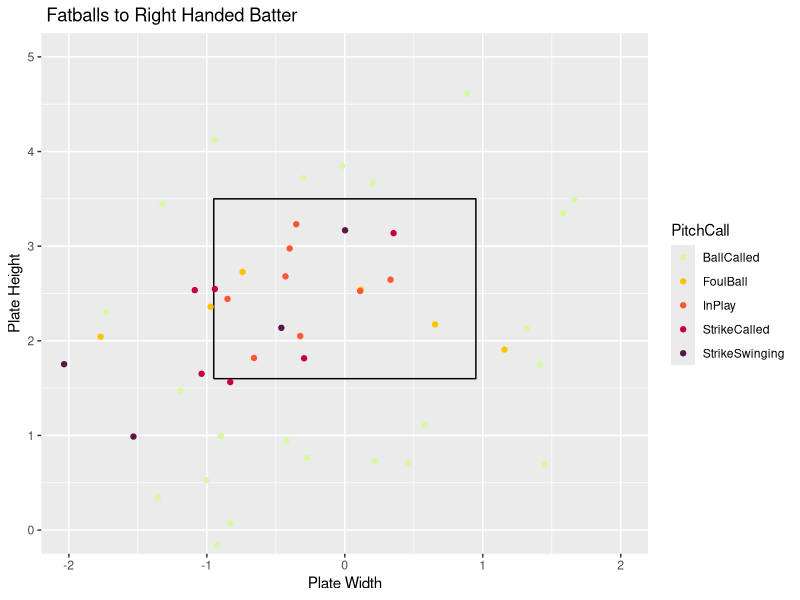
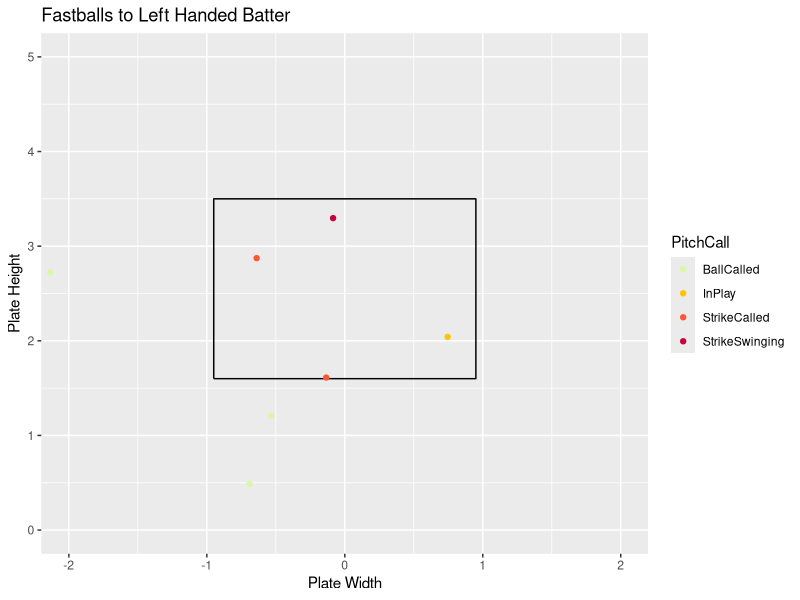

Recreate these plots in R, in order.
## ---- chunk 1
knitr::opts_chunk$set(fig.align = "center", fig.width = 4, fig.height = 4, comment = NA, message = FALSE, warning = FALSE, echo = FALSE)
library(readr)
library(dplyr)
library(ggplot2)
library(tidyverse)
Master <- read_csv("Master.csv")
Pitcher <- Master %>%
  filter(Pitcher == "Lowder, Joseph")
x <- c(-.95,.95,.95,-.95,-.95)
z <- c(1.6,1.6,3.5,3.5,1.6)
sz <- data_frame(x, z)
## ---- chunk 2
FastballsThrownR <- Pitcher %>%
  filter(TaggedPitchType == "Fastball" & BatterSide == "Right" & RelSpeed)
ggplot() +
  geom_path(data = sz, aes(x = x, y = z)) +
  coord_equal() +
  xlab("Plate Width") +
  ylab("Plate Height") +
  ggtitle(" Fatballs to Right Handed Batter") +
  geom_point(data = FastballsThrownR,aes(x = PlateLocSide, y = PlateLocHeight, color = PitchCall)) +
  coord_cartesian(xlim = c(-2, 2), ylim = c(0, 5)) +
  scale_color_discrete(limits = c("StrikeSwinging" ,"StrikeCalled", "BallCalled", "HitByPitch", "InPlay", "FoulBall", "Undefined")) +
  scale_color_manual(values = c("#DAF7A6","#FFC300", "#FF5733", "#C70039", "#581845", "#000000", "#009E73"))
## ---- chunk 3
FastballsThrownL <- Pitcher %>%
  filter(TaggedPitchType == "Fastball" & BatterSide == "Left")
ggplot() +
  geom_path(data = sz, aes(x = x, y = z)) +
  coord_equal() +
  xlab("Plate Width") +
  ylab("Plate Height") +
  ggtitle("Fastballs to Left Handed Batter") +
  geom_point(data = FastballsThrownL,aes(x = PlateLocSide, y = PlateLocHeight, color = PitchCall)) +
  coord_cartesian(xlim = c(-2, 2), ylim = c(0, 5)) +
  scale_color_discrete(limits = c("StrikeSwinging" ,"StrikeCalled", "BallCalled", "HitByPitch", "InPlay", "FoulBall", "Undefined")) +
  scale_color_manual(values = c("#DAF7A6","#FFC300", "#FF5733", "#C70039", "#581845", "#000000", "#009E73"))
